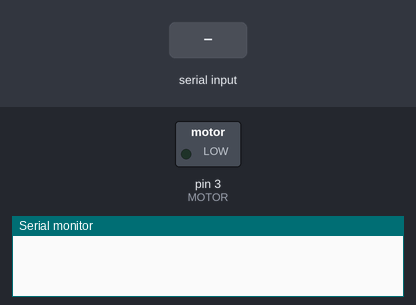
Bench run of a sketch on a simulated Arduino Uno, built with avr-gcc and run on an emulated ATmega328P. Parts: switched loads named in the sketch (green lamp = pin HIGH), the last lines printed to the serial monitor. Inputs (shaded band) come from the test bench.

Above: at 1.2 s.
1.3 s: "1" received over Serial
At 2.5 s:
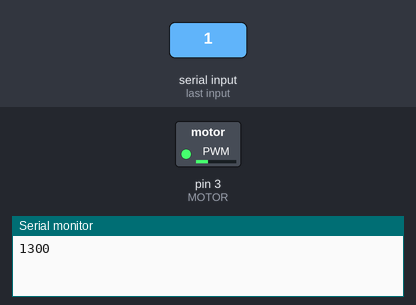
2.8 s: "2" received over Serial
At 3.8 s:
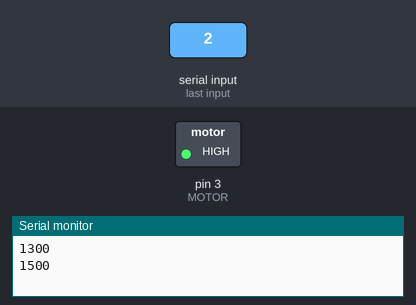
Timing chart, 0 to 5.8 s (numbered marks = the images above; inputs shaded):
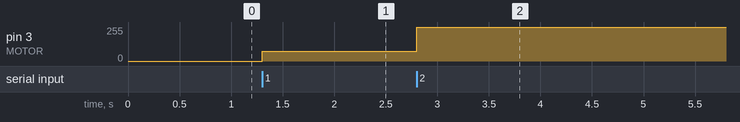

Measured:
- after the input at 1.3 s, pin 3 (MOTOR): 0/255 → 75/255 at once
- after the input at 2.8 s, pin 3 (MOTOR): 75/255 → 255/255 at once

The sketch:

main.ino
```cpp
#define MOTOR 3 // Is a PWM pin so we can adjust intensity of vib motor

unsigned long time;
unsigned long intervalAverage = 0;
unsigned long prevTime = 0;
const int testLength = 60;
int count = 0;
int powerReceived;

void setup() {
  // put your setup code here, to run once:
  pinMode(MOTOR, OUTPUT);
  Serial.begin(9600);
}

void loop() {
  // put your main code here, to run repeatedly
  time = millis();
  if (Serial.available()) {
    powerReceived = Serial.read();
    if (powerReceived == '2') {
      analogWrite(MOTOR, 255);
      // Serial.write("2 received\n");
      if (prevTime == 0) {
        prevTime = time;
        count++;
      }
      else {
        intervalAverage += time - prevTime;
        Serial.println(time-prevTime);
        prevTime = time;
        count++;
      }
    }

    else if (powerReceived == '1') {
      analogWrite(MOTOR, 75);
      // Serial.write("1 received\n");
      intervalAverage += time - prevTime;
      Serial.println(time-prevTime);
      prevTime = time;
      count++;
    }

    else if (powerReceived == '0') {
      analogWrite(MOTOR, 0);
      // Serial.write("0 received");
    }
  }
}
```
